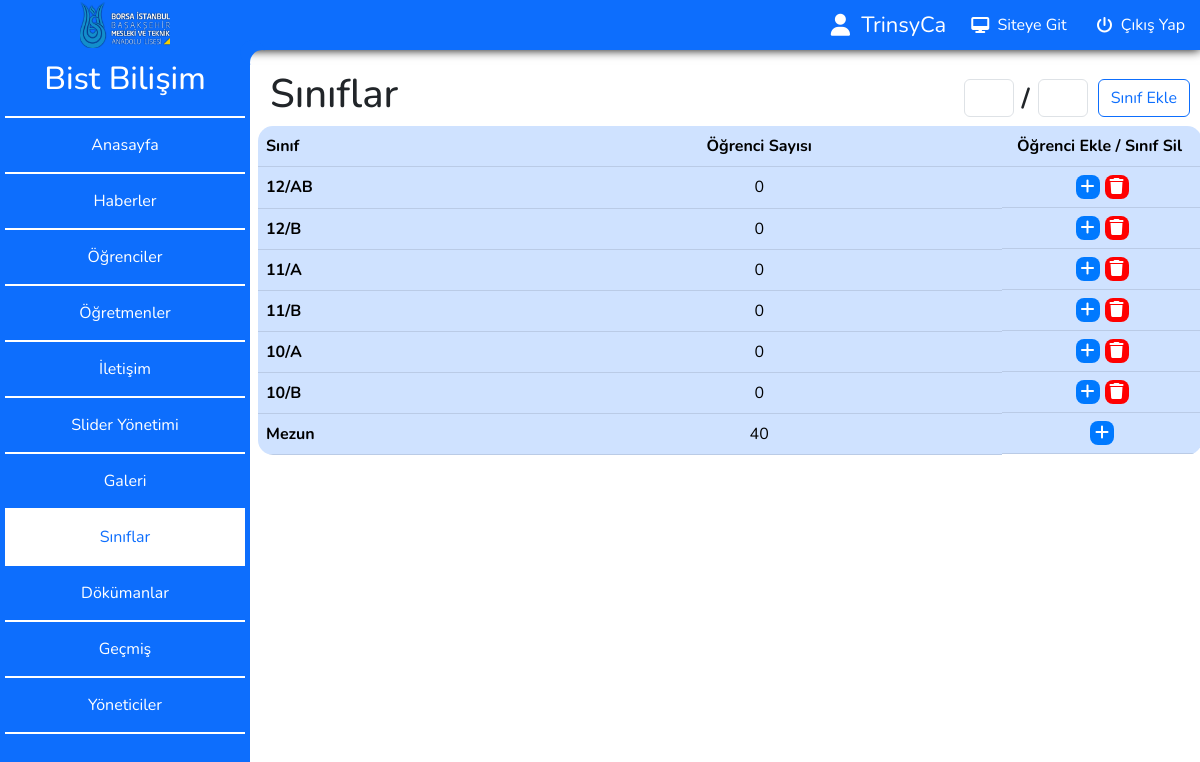
The page /admin/classes.php (signed in) on the database its author committed.
### tables this page shows
CREATE TABLE `classes` (
  `id` int(11) NOT NULL,
  `class` varchar(5) NOT NULL
);

### admin/classes.php (the view, shortened to what this page needs)
<?php
   include("connection.php");
   $myclass = "";
?>
<!DOCTYPE html>
<html lang="tr">
<head>
</head>
<body>
<div class="wrapper">
   <?php include_once 'sidebar.php'; ?>
   <div class="content">
      <div class="title">
         <?php
            if($myclass == "Mezun")
            {
               echo '<h1>'.$myclass.' Öğrenciler | Kullanıcı Bilgileri</h1>
                     <div style="display:flex; gap: 5px;">
                     ';
            }
            else if($myclass)
            {
               echo '<h1>'.$myclass.' Öğrencileri | Kullanıcı Bilgileri</h1>
                     <div style="display:flex; gap: 5px;">
                     ';
            }
            else
            {
               echo '<h1>Sınıflar</h1>';
            }
            if(@$_SESSION["role"] === "rooter" || @$_SESSION["role"] === "Yönetici")
            {
            if($myclass)
            {
               $vericlasses = $db->prepare("SELECT * FROM classes WHERE class = ?");
               $vericlasses->execute([$myclass]);
               $vericlassCount = $vericlasses->fetchAll(PDO::FETCH_ASSOC);
               foreach ($vericlassCount as $row) {
                     $veristudents = $db->prepare("SELECT COUNT(*) AS total FROM students WHERE class = ?");
                     $veristudents->execute([$row["class"]]);
                     $studentsCount = $veristudents->fetch(PDO::FETCH_ASSOC)['total'];
               }
               if($studentsCount > 0)
               {
                  echo '<strong>'.$studentsCount.' Kullanıcı</strong>
                              </div>';
               }
               else
               {
                  echo '<strong>Kullanıcı Bulunmuyor..</strong>
                              </div>';
                  header("Refresh:3; url=classes.php");
               }
            }
            else
            {
               echo '
               <form action="" method="post" style="position:relative; user-select:none; display:flex; align-items:center;">
                        <input type="text" maxlength="2" name="title" class="form-control" oninput="moveToNextInput(this, "text")">
                        <br>
                        <strong>/</strong>
                        <input type="text" maxlength="2" name="text" class="form-control">
                        <br>
                        <input type="submit" name="addClass" value="Sınıf Ekle" class="btn btn-outline-primary">
                     </form>';
            }
         }
         ?>
      </div>
      <div class="row">
         <?php
         if(@$_SESSION["role"] === "Moderatör")
         {
            echo 'Buraya Giriş Yetkiniz Bulunmamakta..';
         }
         else if(@$_SESSION["role"] === "rooter" || @$_SESSION["role"] === "Yönetici")
         {
         ?>
         <table class="table table-primary">
            <thead>
               <tr>
                  <?php
                     if($myclass)
                     {
                        echo '<th scope="col">Adı Soyadı</th>
                        <th scope="col" style="text-align:center;">Kullanıcı Adı</th>
                        <th scope="col" style="text-align:center;">Şifre</th>
                        <th scope="col" style="text-align:end; padding-right: 20px; width:120px;">Kullanıcı Sil</th>';
                     }
                     else
                     {
                        echo '<th scope="col">Sınıf</th>
                        <th scope="col" style="text-align:center;">Öğrenci Sayısı</th>
                        <th scope="col" style="text-align:end; padding-right: 20px; width:200px;">Öğrenci Ekle / Sınıf Sil</th>';
                     }
                  ?>
               </tr>
            </thead>
            <tbody>
               <?php
                  include("connection.php");
                  if(isset($_SESSION["giris"]))
                  {
                     if($myclass)
                     {
                        function gizliSifre($sifre) {
                           $gizli = str_repeat('*', strlen($sifre));
                           return $gizli;
                        }
                        $veriuser = $db->prepare("SELECT * FROM students WHERE class = ?");
                        $veriuser->execute([$myclass]);
                        $users = $veriuser->fetchAll(PDO::FETCH_ASSOC);
                        foreach($users as $row)
                        {
                           echo '<tr class="table-content" style="cursor:pointer" onclick="';
                           if($row["id"] != 0)
                           {
                              echo 'copyToClipboard(\''.@$row["name_surname"].'\', \''.@$row["username"].'\', \''.$row["pass"].'\');';
                           }
                           else
                           {
                              echo 'dontCopy();';
                           }
                           echo'">
                                 <th>'.@$row["name_surname"].'</th>
                                 <th style="text-align:center;">'.@$row["username"].'</th>
                                 <td style="text-align:center;"><input type="password" value="'.gizliSifre(kisalt($row["pass"], 25)).'"></td>
                                 <td style="text-align:end; width:120px; display:flex; justify-content:center; gap: 5px;">';
                                    if(@$class != "Mezun")
                                    {
                                          echo '<button class="do-btn trash-btn" onclick="sil('.$row["id"].', \''.$row["name_surname"].'\' , \''.$row["img"].'\')"><i class="fa-solid fa-trash"></i></button>';
                                    }
                                 echo '</td>
                              </tr>';
                        }
                        echo "<script>
                                 document.addEventListener('keydown', function(event)
                                 {
                                       if (event.key === 'Escape') {
                                          window.location.href = 'classes.php';
                                       }
                                 });
                              </script>";
                     }
                     else
                     {
                        $vericlasses = $db->prepare("SELECT *,
                            SUBSTRING_INDEX(class, '/', 1) AS class_number,
                            SUBSTRING_INDEX(class, '/', -1) AS class_name
                            FROM classes
                            ORDER BY (class = 'Mezun') ASC,
                                     class_number DESC,
                                     class_name ASC");
                        $vericlasses->execute();
                        $islemclasses = $vericlasses->fetchAll(PDO::FETCH_ASSOC);
                        foreach ($islemclasses as $row) {
                              @$class = $row["class"];
                              $veristudents = $db->prepare("SELECT COUNT(*) AS total FROM students WHERE class = ?");
                              $veristudents->execute([$class]);
                              $studentsCount = $veristudents->fetch(PDO::FETCH_ASSOC)['total'];
                              echo '<tr class="table-content" style="cursor:pointer" onclick="liststudents(\''.@$class.'\');">
                                 <th>'.@$class.'</th>
                                 <td style="text-align:center;">'.@$studentsCount.'</td>
                                 <td style="text-align:end; width:200px; display:flex; justify-content:center; gap: 5px;">
                                    <a href="addstudent.php?class='.@$class.'" class="do-btn add-btn"><i class="fa-solid fa-plus"></i></a>';
                                    if(@$class != "Mezun")
                                    {
                                       echo '<button class="do-btn trash-btn" onclick="silclass('.$row["id"].', \''.@$class.'\' , \''.@$studentsCount.'\')"><i class="fa-solid fa-trash"></i></button>';
                                    }
                                 echo '</td>
                              </tr>';
                        }
                     }
                  }
               ?>
            </tbody>
         </table>
         <?php
         }
         ?>
      </div>
   </div>
</div>
</body>
</html>

### admin/sidebar.php (shortened to what this page needs)
<head>
   <link href="https://cdn.jsdelivr.net/npm/bootstrap@5.3.0-alpha1/dist/css/bootstrap.min.css" rel="stylesheet">
</head>
    <div class="menu">
      <nav class="bg-primary">
         <img src="../img/logo/BIST_Logo_Beyaz.png" alt="Bist Bilişim">
         <div class="nav-menu">
            <div class="user">
               <i class="fa-solid fa-user"></i>&nbsp; <?php echo $_SESSION["isim"]; ?>
            </div>
            <a href="../" target="_blank"><i class="fa-solid fa-desktop"></i>&nbsp; Siteye Git</a>
            <a href="index.php?sayfa=logout"><i class="fa-solid fa-power-off"></i>&nbsp; Çıkış Yap</a>
         </div>
      </nav>
      <div class="menus bg-primary">
        <h1>Bist Bilişim</h1>
        <a href="./" id="mainpage">Anasayfa</a>
        <a href="news.php" id="news">Haberler</a>
        <a href="students.php" id="students">Öğrenciler</a>
        <a href="teachers.php" id="teachers">Öğretmenler</a>
        <a href="contact.php" id="contact">İletişim</a>
        <a href="slider.php" id="slider">Slider Yönetimi</a>
        <a href="gallery.php" id="gallery">Galeri</a>
        <a href="classes.php" id="classes">Sınıflar</a>
        <a href="documents.php" id="documents">Dökümanlar</a>
        <a href="history.php" id="history">Geçmiş</a>
        <a href="admins.php" id="admins">Yöneticiler</a>
      </div>
   </div>

### admin/classes.php (style rules this page uses)
.do-btn { padding: 0 5px; border-radius: 8px; color:white; border:0; }
.trash-btn { background:red; }
.form-control { max-width: 50px; text-align:center; }
strong { pointer-events:none; user-select:none; font-size:26px; padding:0; margin:0; padding:0 8px; }
.btn { margin-left:10px; }
.add-btn { background:#0079FF; }

### admin/sidebar.php (style rules this page uses)
* { margin:0; padding:0; box-sizing:border-box; font-family: 'Nunito', sans-serif; }
.menu { width:100%; height:100vh; overflow:hidden; position:fixed; z-index: 10; user-select:none; pointer-events:none; }
nav { width:100%; height:50px; background:var(--bs-primary); display:flex; align-items:center; justify-content:space-between; padding-left:80px; box-shadow: 0 0 10px black; }
nav img { height:92%; }
.nav-menu { display:flex; height:100%; position:relative; }
.nav-menu a { color:white; text-decoration:none; display:flex; align-items:center; padding: 5px 15px; transition:0.25s; pointer-events:auto; }
.menus { width: 250px; height:100%; background:var(--bs-primary); position:relative; }
.menus::after { content:''; display:block; position:absolute; top:0; right: -25px; width: 25px; height:25px; background:transparent; border-radius: 50%; box-shadow: -10px -10px 0 var(--bs-primary); pointer-events:none; }
.menus a { color:white; text-decoration:none; width:100%; display:flex; justify-content:center; padding: 15px 0; border-bottom: 2px solid white; transition:0.25s; position:relative; pointer-events:auto; }
.menus a:nth-child(2) { border-top: 2px solid white; }
.menus h1 { color: white; text-align:center; padding:10px 0; font-size: 32px; }
body { overflow:hidden; }
.content { position:absolute; top:0; left: 0; padding-left:270px; padding-right: 10px; padding-top: 70px; padding-bottom: 20px; width:100%; height:100%; overflow-y:scroll; overflow-x:hidden; }
.menus .active-menu { background:white; color:var(--bs-primary); position:relative; }
.menus a::after { content:''; width: 5px; height: 112%; position:absolute; right:0; top:-5px; background: var(--bs-primary); }
.menus a::before { content:''; width: 5px; height: 112%; position:absolute; left:0; top:-5px; background: var(--bs-primary); }
.user { font-size: 22px; color:white; position:relative; display:flex; align-items:center; margin-right: 10px; }
.title { display:flex; align-items:center; justify-content:space-between; position:relative; user-select:none; }
table { user-select:none; border-radius:15px; overflow:hidden; }

### rows shown on the page
classes: class "12/AB", studentsCount "0"
classes: class "12/B", studentsCount "0"
classes: class "11/A", studentsCount "0"
classes: class "11/B", studentsCount "0"
classes: class "10/A", studentsCount "0"
classes: class "10/B", studentsCount "0"
classes: class "Mezun", studentsCount "40"

### other values the page prints
$_SESSION["isim"] "TrinsyCa"
